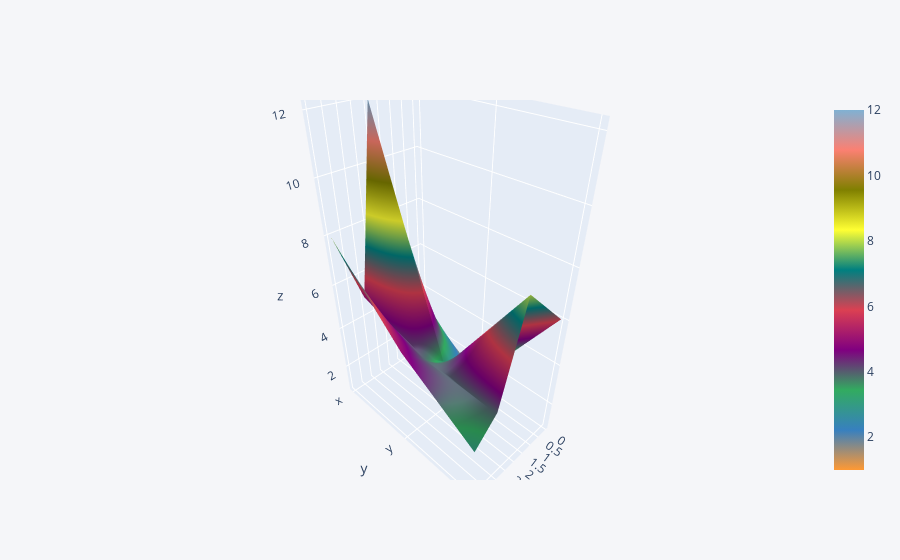

The notebook cell this image was saved under:
### Code cell
df3.iplot(kind="surface")

### Figure 1 — Plotly figure (JSON) as saved in the notebook; plotly's stock layout.template omitted (floating-point values rounded to 4 significant figures)
{"data": [{"colorscale": [[0, "rgb(255, 153, 51)"], [0.1111, "rgb(55, 128, 191)"], [0.2222, "rgb(50, 171, 96)"], [0.3333, "rgb(128, 0, 128)"], [0.4444, "rgb(219, 64, 82)"], [0.5556, "rgb(0, 128, 128)"], [0.6667, "rgb(255, 255, 51)"], [0.7778, "rgb(128, 128, 0)"], [0.8889, "rgb(251, 128, 114)"], [1, "rgb(128, 177, 211)"]], "type": "surface", "x": [0, 1, 2, 3, 4], "y": ["x", "y", "z"], "z": [[3, 6, 12, 5, 8], [1, 2, 3, 4, 5], [6, 7, 8, 4, 3]]}], "layout": {"legend": {"bgcolor": "#F5F6F9", "font": {"color": "#4D5663"}}, "paper_bgcolor": "#F5F6F9", "plot_bgcolor": "#F5F6F9", "title": {"font": {"color": "#4D5663"}}, "xaxis": {"gridcolor": "#E1E5ED", "showgrid": true, "tickfont": {"color": "#4D5663"}, "title": {"font": {"color": "#4D5663"}, "text": ""}, "zerolinecolor": "#E1E5ED"}, "yaxis": {"gridcolor": "#E1E5ED", "showgrid": true, "tickfont": {"color": "#4D5663"}, "title": {"font": {"color": "#4D5663"}, "text": ""}, "zerolinecolor": "#E1E5ED"}}}
